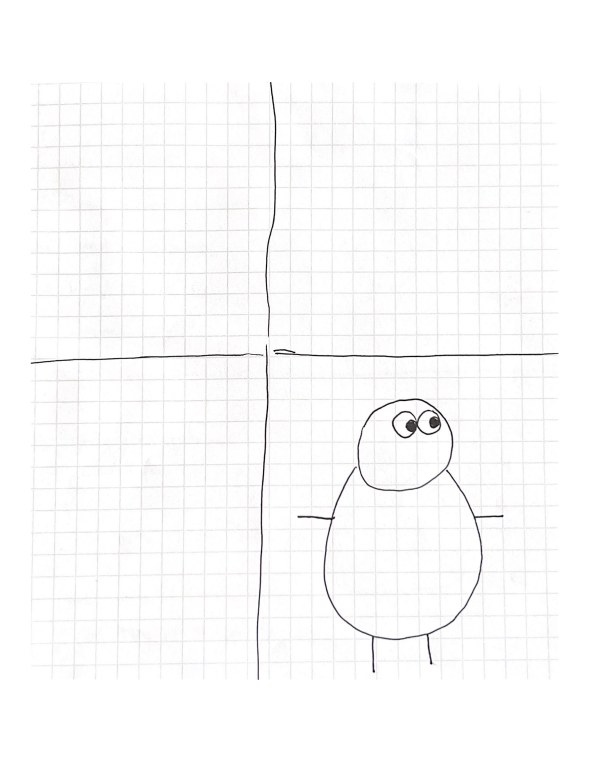
#> input picture assets/raw/Describe_Page_01.jpg, 1768 x 2288 px, given in place of modify_Page_01.jpg, which was not available (shown at 1/3 size)
$ python process.py
#> lines starting #> are read from the running program, lines starting #| are printed output that depends on the picture; pictures that were not available may be replaced by others from this repository, and a replacement may not be noted
# Describe_Page_01.jpg	Describe_Page_11.jpg	modify_Page_09.jpg
# Describe_Page_02.jpg	Describe_Page_12.jpg	modify_Page_10.jpg
# Describe_Page_03.jpg	modify_Page_01.jpg	modify_Page_11.jpg
# Describe_Page_04.jpg	modify_Page_02.jpg	modify_Page_12.jpg
# Describe_Page_05.jpg	modify_Page_03.jpg	modify_Page_13.jpg
# Describe_Page_06.jpg	modify_Page_04.jpg	modify_Page_14.jpg
# Describe_Page_07.jpg	modify_Page_05.jpg	modify_Page_15.jpg
# Describe_Page_08.jpg	modify_Page_06.jpg	modify_Page_16.jpg
# Describe_Page_09.jpg	modify_Page_07.jpg
# Describe_Page_10.jpg	modify_Page_08.jpg

import os
import cv2
import numpy as np
import matplotlib.pyplot as plt

# process the describe ones first
modify_files = ['Describe_Page_01.jpg', 'Describe_Page_02.jpg', 'Describe_Page_03.jpg', 'Describe_Page_04.jpg', 'Describe_Page_05.jpg', 'Describe_Page_06.jpg', 'Describe_Page_07.jpg', 'Describe_Page_08.jpg', 'Describe_Page_09.jpg', 'Describe_Page_10.jpg', 'Describe_Page_11.jpg', 'Describe_Page_12.jpg']
# process the modify ones
modify_files = ['modify_Page_01.jpg', 'modify_Page_02.jpg', 'modify_Page_03.jpg', 'modify_Page_04.jpg', 'modify_Page_05.jpg', 'modify_Page_06.jpg', 'modify_Page_07.jpg', 'modify_Page_08.jpg', 'modify_Page_09.jpg', 'modify_Page_10.jpg', 'modify_Page_11.jpg', 'modify_Page_12.jpg', 'modify_Page_13.jpg', 'modify_Page_14.jpg', 'modify_Page_15.jpg', 'modify_Page_16.jpg']

input_path = 'assets/raw/'
for idx, file_name in enumerate(modify_files):
    print(file_name)
    file_path = os.path.join(input_path, file_name)
    img = cv2.imread(file_path)
#> img is the input picture: shape (2288, 1768, 3); mean B, G, R 251.1, 251, 251.1
    # crop out the top 10% and bottom 10% of the image
    height, width, channels = img.shape
#> height = 2288; width = 1768; channels = 3
    img = img[int(height*0.1):int(height*0.9), 0:width]
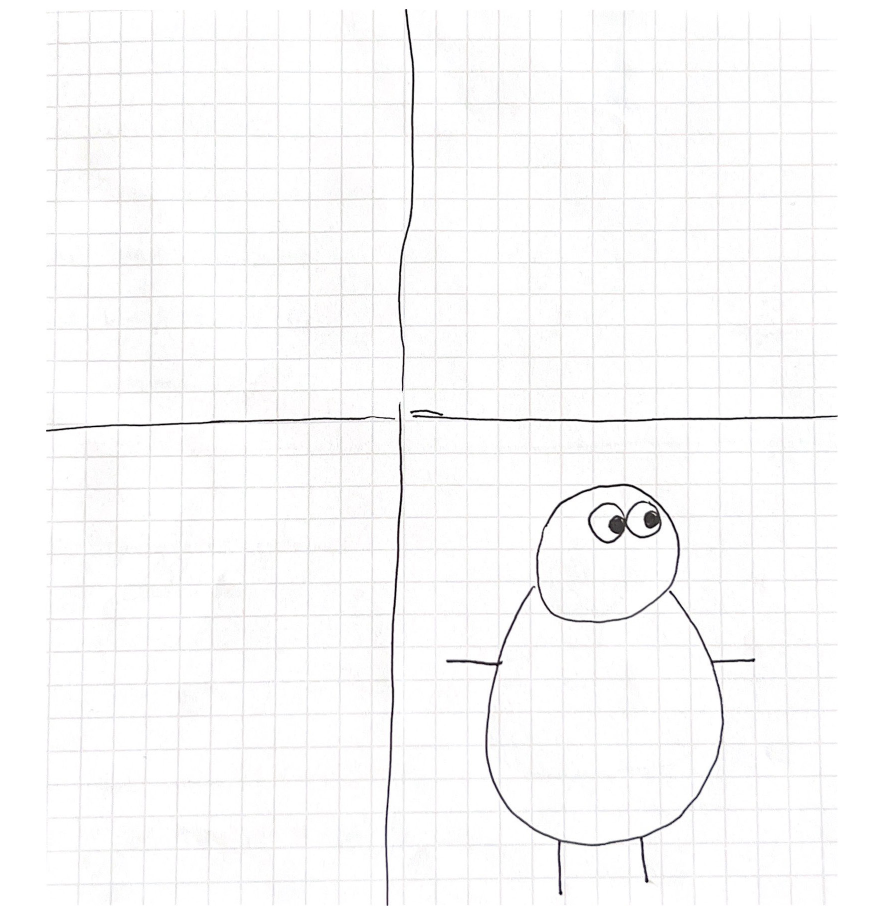
#> img: shape (1831, 1768, 3) (shown at 1/2 size); mean B, G, R 250.1, 249.9, 250.2
    height, width, channels = img.shape
#> height = 1831

    # split the image into 4 sub-regions, upper-left, upper-right, lower-left, lower-right
    # but give the sub-region some slack, so they can overlap a little bit
    # each sub-region should be 55% of the original image
    img_ul = img[0:int(height*0.55), 0:int(width*0.55)]
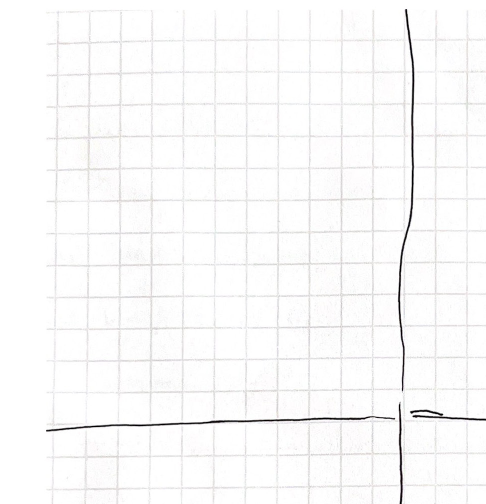
#> img_ul: shape (1007, 972, 3) (shown at 1/2 size); mean B, G, R 249.7, 249.7, 249.9
    img_ur = img[0:int(height*0.55), int(width*0.45):width]
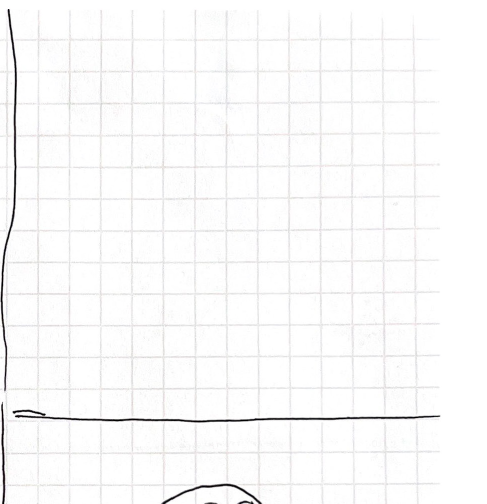
#> img_ur: shape (1007, 973, 3) (shown at 1/2 size); mean B, G, R 249.9, 249.8, 250
    img_ll = img[int(height*0.45):height, 0:int(width*0.55)]
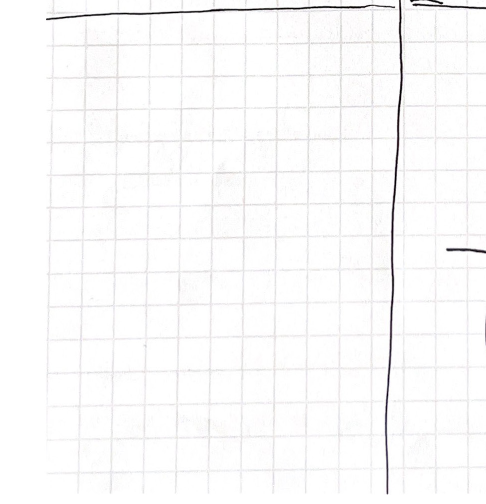
#> img_ll: shape (1008, 972, 3) (shown at 1/2 size); mean B, G, R 250.3, 250.1, 250.4
    img_lr = img[int(height*0.45):height, int(width*0.45):width]
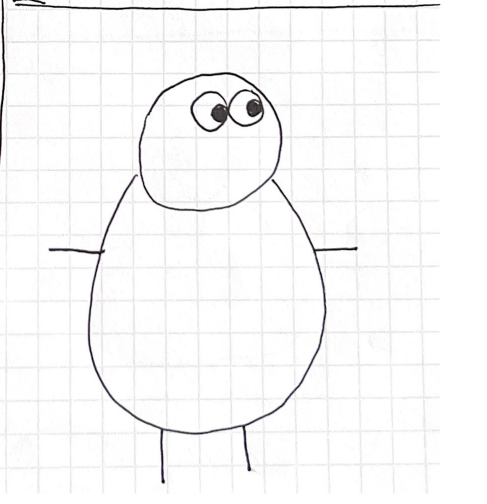
#> img_lr: shape (1008, 973, 3) (shown at 1/2 size); mean B, G, R 248.2, 247.9, 248.2

    # [6 lines of commented-out code are left out]

    output_path = 'assets/telephone/'
    # cv2.imwrite(os.path.join(output_path, str(idx) + '_describe.jpg'), img_ul)
    cv2.imwrite(os.path.join(output_path, str(idx) + '_describe.jpg'), img_ur)
    # cv2.imwrite(os.path.join(output_path, str(idx) + '_modify.jpg'), img_ll)
    cv2.imwrite(os.path.join(output_path, str(idx) + '_draw.jpg'), img_lr)
#> pass 2 of the loop `for idx, file_name in enumerate(modify_files):`:
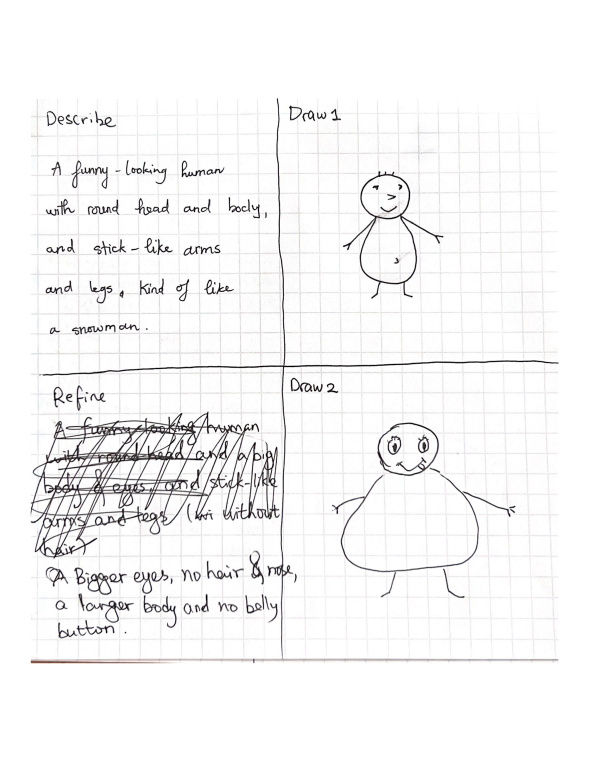
#> input picture assets/raw/Describe_Page_02.jpg, 1768 x 2288 px, given in place of modify_Page_02.jpg, which was not available (shown at 1/3 size)
#> img is the input picture: shape (2288, 1768, 3); mean B, G, R 245.7, 245.5, 245.8
#> img: shape (1831, 1768, 3)
#> `img_ll = img[int(height*0.45):height, 0:int(width*0.55)]`:
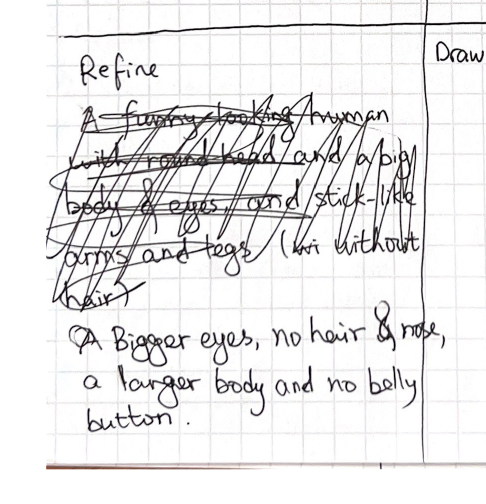
#> img_ll: shape (1008, 972, 3) (shown at 1/2 size); mean B, G, R 233.2, 232.7, 233.5
#> `img_lr = img[int(height*0.45):height, int(width*0.45):width]`:
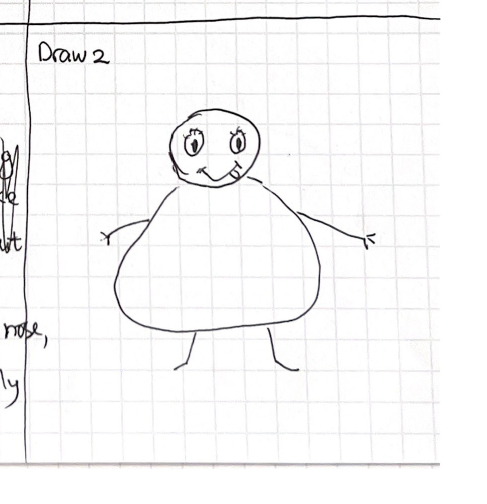
#> img_lr: shape (1008, 973, 3) (shown at 1/2 size); mean B, G, R 247.3, 247, 247.3
#> (the run stopped early here; a loop or call above may not have finished)
